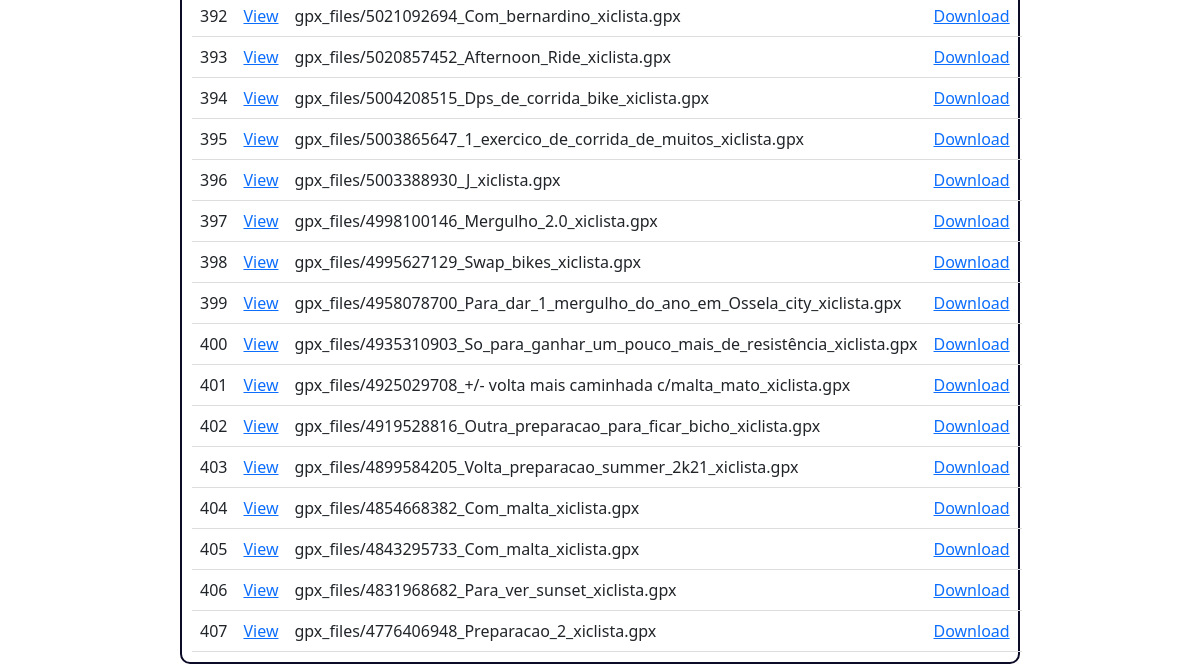
The page /map/gpx_data/ (signed in, lower part) on the database as committed earlier.
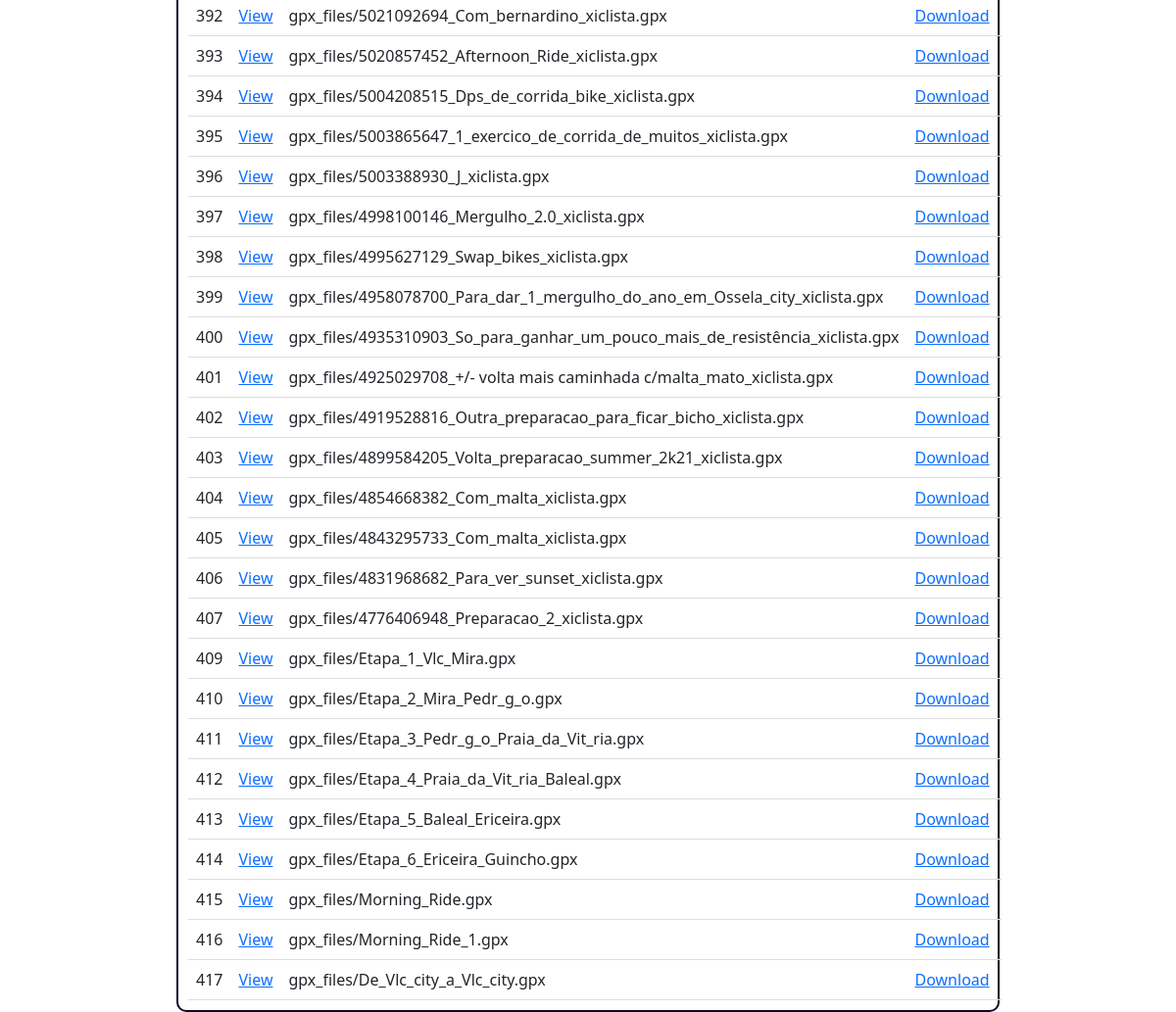
The same page on the database as committed later.
### maps/models.py (models this page shows, shortened)
class GPXData(models.Model):
    id = models.AutoField(primary_key=True)
    user = models.ForeignKey(CustomUser, on_delete=models.CASCADE, related_name='gpx_data_set', related_query_name='gpx_data')  # Specify related_name and related_query_name
    gpx_file = models.FileField(upload_to='gpx_files/')

### maps/views.py (the view)
# urls.py: path('gpx_data/', views.display_gpx_data, name='display_gpx_data'),
def display_gpx_data(request):
    if request.user.is_authenticated:
        gpx_data_entries = GPXData.objects.filter(user=request.user)
        return render(request, 'display_gpx.html', {'gpx_data_entries': gpx_data_entries})
    else:
        raise PermissionDenied

### maps/templates/display_gpx.html (shortened to what this page needs)
{% extends 'base.html' %}
{% block content %}
<!DOCTYPE html>
<html>
<head>
    <link rel="stylesheet" href="https://cdn.jsdelivr.net/npm/bootstrap@5.1.3/dist/css/bootstrap.min.css">
</head>
<body>
    <div class="boxi">
    <div class="mx-auto max-w-xl text-center">
        <table>
            <tbody>
                {% for entry in gpx_data_entries %}
                <tr>
                    <td>{{ entry.id }}</td>
                    <td><a href="/map/gpx_data/{{ entry.id }}">View</a></td>
                    <td>{{ entry.gpx_file.name }}</td>
                    <td><a href="/map/gpx_data/{{ entry.id }}/file">Download</a></td>
                </tr>
                {% endfor %}
            </tbody>
        </table>
    </div>
    </div>
</body>
</html>
{% endblock %}

### maps/templates/base.html (shortened to what this page needs)
<!DOCTYPE html>
<html lang="en">
<head>
    <link rel="stylesheet" href="https://cdn.jsdelivr.net/npm/bootstrap@5.1.3/dist/css/bootstrap.min.css">
</head>
<body>
    {% include 'navbar.html' %}
    {% block content %}{% endblock %}
</body>
</html>

### maps/templates/navbar.html (shortened to what this page needs)
<!DOCTYPE html>
<html lang="en">
<head>
    <link rel="stylesheet" href="https://cdn.jsdelivr.net/npm/bootstrap@5.1.3/dist/css/bootstrap.min.css">
</head>
<body>
</body>

### maps/templates/display_gpx.html (style rules this page uses)
table { border-collapse: collapse; width: 100%; }
.boxi { margin: 0 auto; width: 70%; padding: 10px; border-radius: 10px; margin-top: 10px; align-items: center; border-color: hsl(240, 55%, 10%); border: 2px solid hsl(240, 55%, 10%); text-align: center; }

Rows that differ between the two databases and show on the page:
added GPXData: id "409", gpx_file.name "gpx_files/Etapa_1_Vlc_Mira.gpx"
added GPXData: id "410", gpx_file.name "gpx_files/Etapa_2_Mira_Pedr_g_o.gpx"
added GPXData: id "411", gpx_file.name "gpx_files/Etapa_3_Pedr_g_o_Praia_da_Vit_ria.gpx"
added GPXData: id "412", gpx_file.name "gpx_files/Etapa_4_Praia_da_Vit_ria_Baleal.gpx"
added GPXData: id "413", gpx_file.name "gpx_files/Etapa_5_Baleal_Ericeira.gpx"
added GPXData: id "414", gpx_file.name "gpx_files/Etapa_6_Ericeira_Guincho.gpx"
added GPXData: id "415", gpx_file.name "gpx_files/Morning_Ride.gpx"
added GPXData: id "416", gpx_file.name "gpx_files/Morning_Ride_1.gpx"
added GPXData: id "417", gpx_file.name "gpx_files/De_Vlc_city_a_Vlc_city.gpx"
